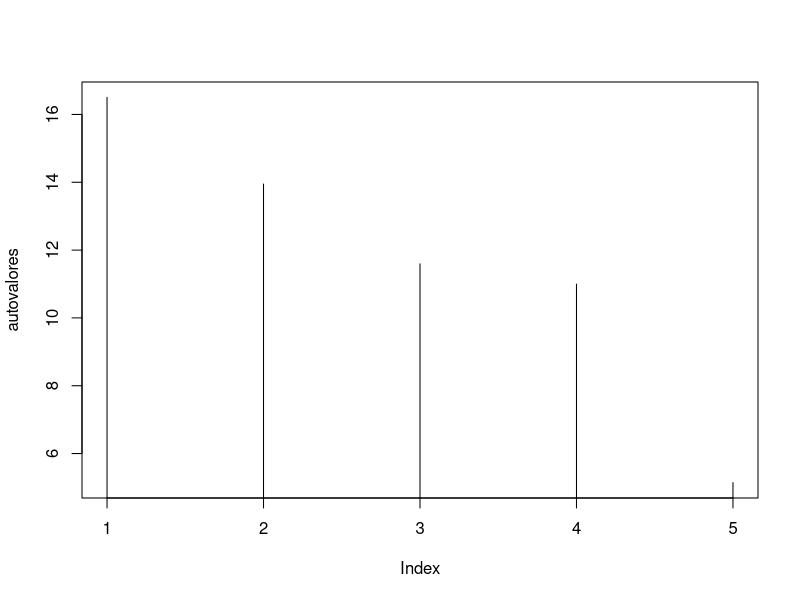
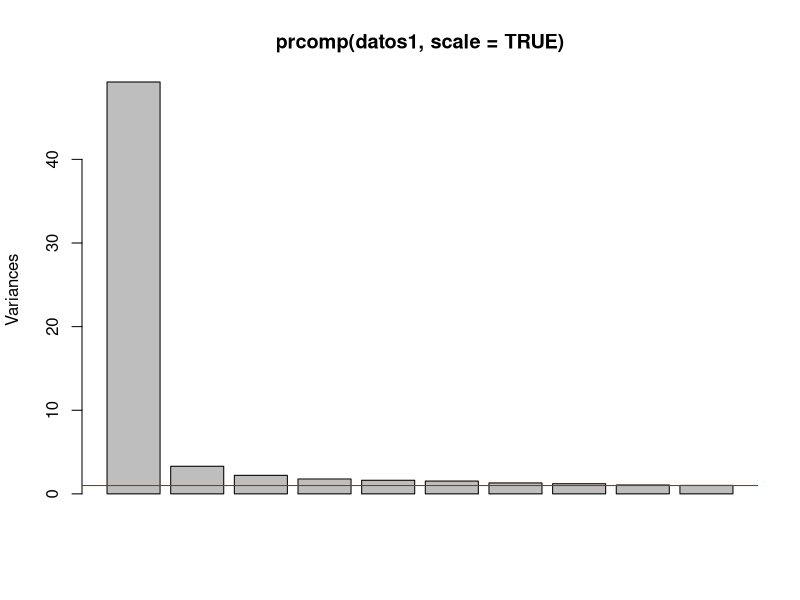
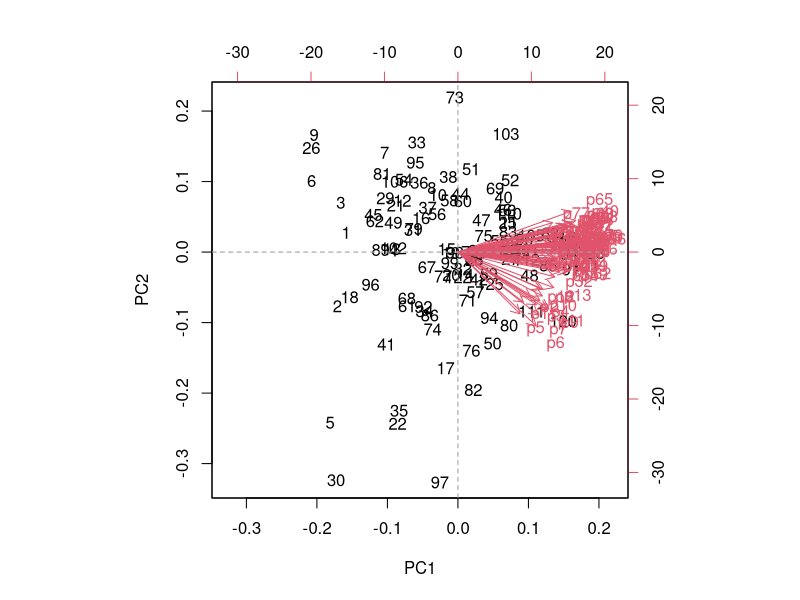
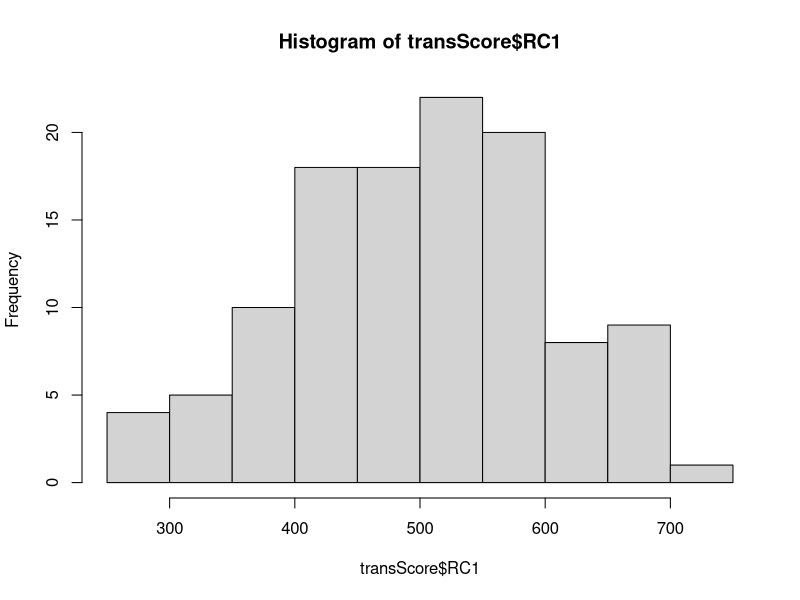
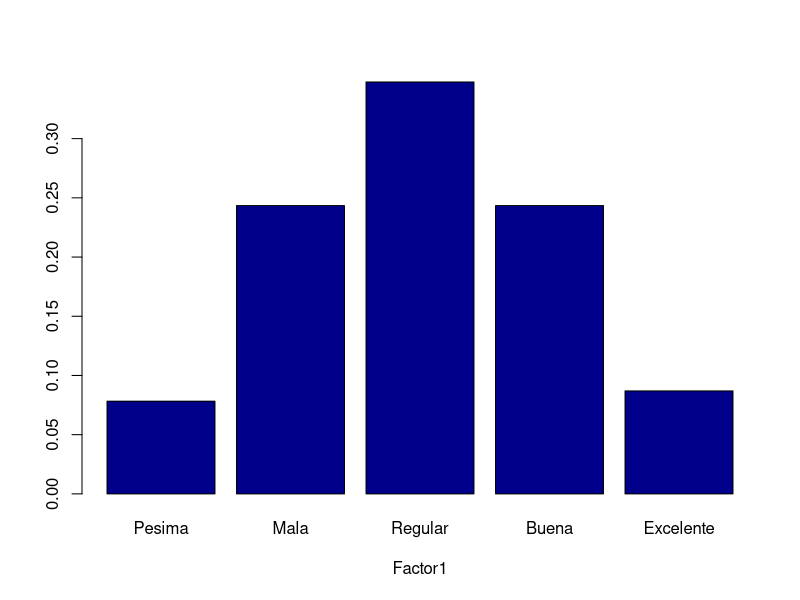

Recreate these plots in R, in order.
# procesamiento de la tesis de calidad de enseñanza

library(foreign)
datos=read.spss("dataTesis.sav", use.value.labels = T, to.data.frame = T)
View(datos)
#str(datos)

# No considerar la primera columna Id
datos1=datos
summary(datos1)

#str(datos1)
# eliminando registros con datos faltantes
datos1 = na.omit(datos1)

#########################################
# An?lisis Exploratorio con 7 variables #
#########################################

# Analisis descriptivo y Analisis de Correlacion
# library(psych)
# describe(datos1)
# cor(datos1)
# 
# corr.test(datos1)
# cor.plot(cor(datos1))

# Prueba de Esfericidad de Bartlett
library(psych)
cortest.bartlett(cor(datos1), n=nrow(datos1))

# Indicador Kaiser-Meyer-Olkinn KMO y MSA 
KMO(datos1)


# An?lisis Factorial con rotacion con funci?n principal
library(psych)
facto=principal(r=datos1,nfactors=8,rotate="varimax")
facto
facto$loadings

write.csv(facto$loadings,"factoinicial2.csv")
#write.csv(facto$loadings, "fatores.csv")
# Gr?fica de Matriz de Correlaci?n entre  Variables y Factores
# library(psych)
# cor.plot(cor(datos1),
#          main="Mapa de Calor", 
#          diag=TRUE,
#          show.legend = TRUE)       
# 
# library(GGally)
# ggpairs(datos1)

library(psych)
facto=principal(r=datos1,nfactors=5,rotate="varimax")
facto
facto$loadings

write.csv(facto$loadings,"datafinal.csv")

autovalores=c(16.503, 13.948, 11.594, 10.998, 5.143)
plot(autovalores,type="h")
abline(h=1)

plot(prcomp(datos1, scale = TRUE))
abline(h=1, col="red")
# write.csv(facto$loadings, "fatores2.csv")

biplot(prcomp(datos1, scale = FALSE))
abline(h = 0, v = 0, lty = 2, col = 8)

# calculo de la matriz de corrlaciones
correl=cor(datos1,use="pairwise.complete.obs") 
correl


scores <- as.matrix(datos1) %*% as.matrix(facto$loadings)

scores <- data.frame(scores)
head(scores)
summary(scores)

# modelo1=lm(scores$RC1~scores$RC2)
# summary(modelo1)

# entonces vamos hacer una transformacion manteniendo sus caracteristicas
Zscores<-scale(scores)
transScore <- Zscores*100+500
transScore <- data.frame(transScore)
hist(transScore$RC1)

# RECODIFICANDO 

#fACTOR1
transScore$RNC1[transScore$RC1<350] <-1
transScore$RNC1[transScore$RC1>=350 & transScore$RC1<450] <-2
transScore$RNC1[transScore$RC1>=450 & transScore$RC1<550] <-3
transScore$RNC1[transScore$RC1>=550 & transScore$RC1<650] <-4
transScore$RNC1[transScore$RC1>=650] <-5


# Etiquetar
transScore$RNC1 <- factor(transScore$RNC1, 
                             labels = c("Pesima", "Mala", "Regular",
                                        "Buena", "Excelente"))


fi=table(transScore$RNC1)
probabilidad=prop.table(table(transScore$RNC1))*100
cbind(fi,probabilidad)
barplot(prop.table(table(transScore$RNC1)), col = "darkBlue", xlab = "Factor1")

